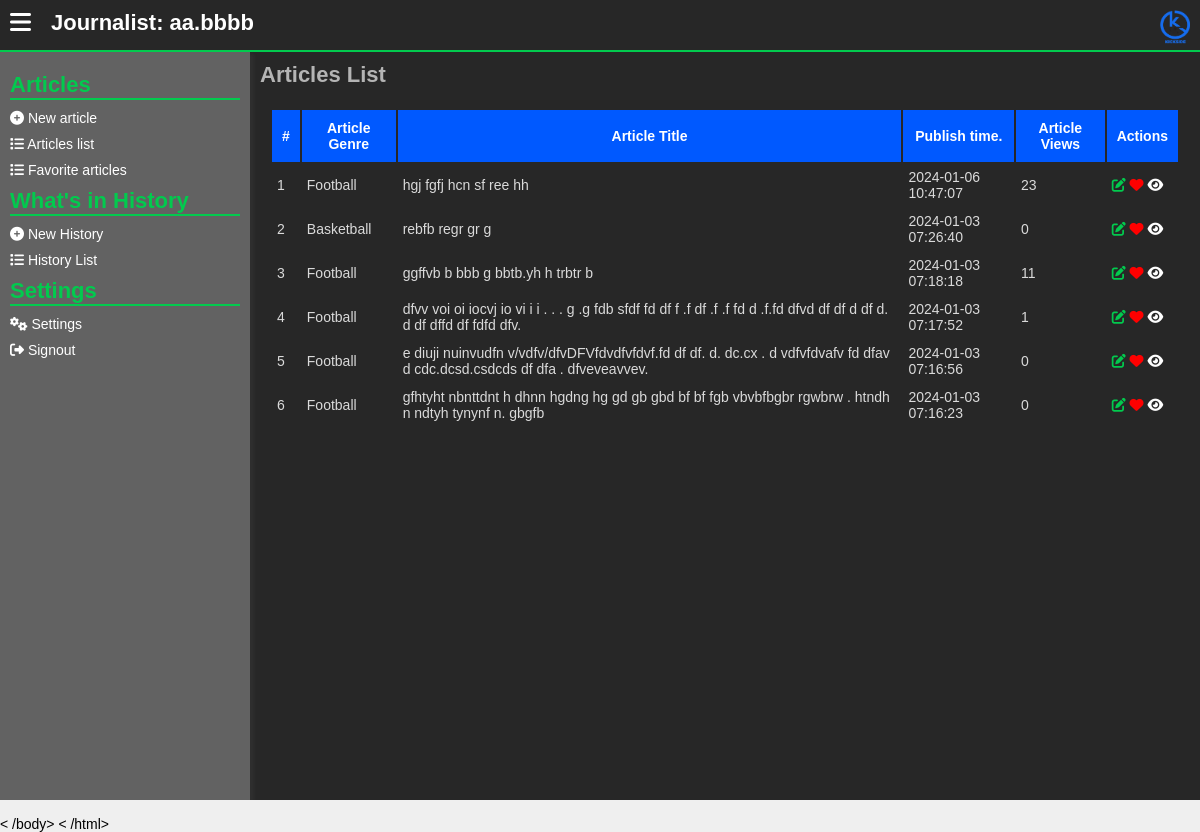
The app's page /journalists/articles-list.php (signed in) with its own data.
### tables this page shows
CREATE TABLE `journalists` (
  `id` int(11) NOT NULL,
  `first_name` varchar(255) NOT NULL,
  `last_name` varchar(255) NOT NULL,
  `user_name` varchar(255) NOT NULL,
  `email` varchar(255) NOT NULL,
  `phone_number` varchar(255) NOT NULL,
  `password` text NOT NULL,
  `display_name` varchar(255) NOT NULL,
  `status` varchar(255) NOT NULL DEFAULT 'Working'
);

CREATE TABLE `news_articles` (
  `article_id` int(11) NOT NULL,
  `article_title` text NOT NULL,
  `article_overview` text NOT NULL,
  `article_poster` text NOT NULL,
  `article_full_details` text NOT NULL,
  `article_author` int(11) NOT NULL,
  `article_genre` int(11) NOT NULL,
  `article_publish_time` text NOT NULL DEFAULT current_timestamp()
);

CREATE TABLE `genres` (
  `id` int(11) NOT NULL,
  `genre_name` varchar(255) NOT NULL,
  `genre_description` text NOT NULL,
  `genre_icon` varchar(255) NOT NULL
);

### assets/php/journalists/session_mgt.php (called while the page is built, shortened)
<?php
    if (!isset($_SESSION['acting_journalist_id'])) {
        header("location: ../admins/signin.php");
    }
    else {
        $acting_jou_id = $_SESSION['acting_journalist_id'];
        $check_jou_exists = mysqli_query($server,"SELECT * from journalists
            WHERE id = '$acting_jou_id'
        ");
        if (mysqli_num_rows($check_jou_exists) !==1) {
            header("location: ../admins/signin.php");
        }
        else {
            $get_the_journalist_info =  mysqli_fetch_array(mysqli_query($server,"SELECT * from journalists
                WHERE id = '$acting_jou_id'
            "));
            $acting_jou_username = $get_the_journalist_info['user_name'];
        }
    }
?>

### journalists/articles-list.php (the view, shortened to what this page needs)
<?php
include("../assets/php/global/server.php");
include("../assets/php/journalists/session_mgt.php");
?>
<!DOCTYPE html>
<html lang="en">
<head>
    <link rel="stylesheet" href="../assets/css/back-main.css">
    <link rel="stylesheet" href="https://cdnjs.cloudflare.com/ajax/libs/font-awesome/6.5.1/css/all.min.css" />
</head>
<body>
    <main>
        <section class="main-section">
            <?php
            include('../assets/php/journalists/header.php')
            ?>
            <div class="hero">
                <?php include("../assets/php/journalists/left-nav.php") ?>
                <div class="dashboard">
                    <div class="dashboard-cont">
                        <h1>
                            Articles List
                        </h1>
                        <div class="form-row">
                            <table>
                                <thead>
                                    <tr>
                                        <th>
                                            #
                                        </th>
                                        <th>
                                            Article Genre
                                        </th>
                                        <th>
                                            Article Title
                                        </th>
                                        <th>
                                            Publish time.
                                        </th>
                                        <th>
                                            Article Views
                                        </th>
                                        <th>
                                            Actions
                                        </th>
                                    </tr>
                                </thead>
                                <tbody>
                                    <?php
                                    $getArticles = mysqli_query($server, "SELECT * from
                                            news_articles,genres
                                            WHERE
                                            news_articles.article_genre = genres.id AND
                                            article_author = '$acting_jou_id'
                                            ORDER BY article_publish_time DESC
                                        ") or die(mysqli_error($conn));
                                    if (mysqli_num_rows($getArticles) < 1) {
                                    ?>
                                        <tr>
                                            <td colspan="20">
                                                No values found...
                                            </td>
                                        </tr>
                                        <?php
                                    } else {
                                        $count = 1;
                                        while ($rowArticles = mysqli_fetch_assoc($getArticles)) {
                                        ?>
                                            <tr>
                                                <td>
                                                    <?php echo $count++ ?>
                                                </td>
                                                <td>
                                                    <?php echo $rowArticles["genre_name"]; ?>
                                                </td>
                                                <td>
                                                    <?php echo $rowArticles["article_title"]; ?>
                                                </td>
                                                <td>
                                                    <?php echo $rowArticles["article_publish_time"]; ?>
                                                </td>
                                                <td>
                                                    <?php
                                                    $articleId = $rowArticles["article_id"];
                                                    $getViewsCount = mysqli_query($server, "SELECT * from news_articles_views
                                                                WHERE article = '$articleId'
                                                            ");
                                                    echo mysqli_num_rows($getViewsCount);
                                                    ?>
                                                </td>
                                                <td>
                                                    <a href="edit-article.php?a=<?php echo $articleId; ?>" class="edit">
                                                        <i class="fa fa-edit"></i>
                                                    </a>
                                                    <button class="markFav" value="<?php echo $articleId; ?>" title="Mark Article as favorite">
                                                        <i class="fa fa-heart" style="color: red;"></i>
                                                    </button>
                                                    <a href="../clients/read.php?a=<?php echo $rowArticles['article_id']; ?>" target="_blank" title="Watch the article live.">
                                                        <i class="fa fa-eye"></i>
                                                    </a>
                                                </td>
                                            </tr>
                                    <?php
                                        }
                                    }
                                    ?>
                                </tbody>
                            </table>
                        </div>
                    </div>
                </div>
            </div>
        </section>
    </main>
    < /body>
        < /html>

### assets/php/journalists/header.php
<header>
   <div class="menu">
      <button id="menu_toggleBTN">
         <i class="fa fa-bars"></i>
      </button>
   </div>
   <div class="username" onclick="location.reload()">
      Journalist:
      <?php echo $acting_jou_username; ?>
   </div>
   <div class="logo">
      <a href="./home.php">
         <img src="../assets/images/KickSide - Logo.png" alt="Kick Side Logo">
      </a>
   </div>
</header>

### assets/css/back-main.css (style rules this page uses)
* { font-size: 14px; margin: 0; padding: 0; text-decoration: none; }
body { font-family: "Gill Sans", "Gill Sans MT", Calibri, "Trebuchet MS", sans-serif; margin: 0; padding: 0; background: #d3d3d357; overflow: hidden; }
button { cursor: pointer; background: transparent; border: 0; }
main { width: 100%; height: 100%; }
section.main-section { height: 100vh; width: 100vw; top: 0; left: 0; position: absolute; background: rgb(39, 39, 39); overflow: hidden; }
section.main-section header { width: 100vw; display: flex; flex-direction: row; margin: 0; padding: 0; height: 50px; border-bottom: 2px solid #02ca4e; }
section.main-section header .menu { padding: 10px; }
section.main-section header .menu button { border: 0; background: transparent; }
section.main-section header .menu button i { font-size: 24px; color: #fff; }
section.main-section header .username { flex: 4; padding: 10px; color: #fff; font-size: 22px; font-weight: bold; user-select: none; cursor: pointer; }
section.main-section header .logo { text-align: right; flex: 2; padding: 10px; }
section.main-section header .logo img { width: 30px; }
section.main-section .hero { width: 100%; display: flex; flex-direction: row; flex-wrap: nowrap; }
section.main-section .dashboard { height: calc(100vh - 50px); overflow: auto; flex: 1; }
section.main-section .dashboard .dashboard-cont { padding: 10px; }
section.main-section .dashboard .dashboard-cont h1 { color: #b4b4b4; font-size: 22px; }
section.main-section .dashboard .form-row { margin-top: 10px; padding: 10px; border-radius: 10px; }
section.main-section .dashboard .form-row table { width: auto; }
section.main-section .dashboard .form-row table thead { background: #0059ff; color: #fff; }
section.main-section .dashboard .form-row table thead th { padding: 10px; }
section.main-section .dashboard .form-row table tbody td { color: #dadada; padding: 5px; }
section.main-section .dashboard .form-row table tbody td a { background: transparent; border: 0; outline: 0; color: #fff; }
section.main-section .dashboard .form-row table tbody td .edit i { color: #02ca4e; }

### records on screen
journalists: user_name "aa.bbbb"
news_articles: article_genre.genre_name "Football", article_title "hgj fgfj hcn sf ree hh", article_publish_time "2024-01-06 10:47:07", mysqli_num_rows($getViewsCount) "23", $articleId 20 (drawn)
news_articles: article_genre.genre_name "Basketball", article_title "rebfb regr gr g", article_publish_time "2024-01-03 07:26:40", mysqli_num_rows($getViewsCount) "0", $articleId 13 (drawn)
news_articles: article_genre.genre_name "Football", article_title "ggffvb b bbb g bbtb.yh h trbtr b", article_publish_time "2024-01-03 07:18:18", mysqli_num_rows($getViewsCount) "11"
news_articles: article_genre.genre_name "Football", article_title "dfvv voi oi iocvj io vi i i . . . g .g fdb sfdf fd df f .f df .f .f fd d .f.fd dfvd df df d df d. d df dffd df fdfd dfv.", article_publish_time "2024-01-03 07:17:52", mysqli_num_rows($getViewsCount) "1", $articleId 10 (drawn)
news_articles: article_genre.genre_name "Football", article_title "e diuji nuinvudfn v/vdfv/dfvDFVfdvdfvfdvf.fd df df. d. dc.cx . d vdfvfdvafv fd dfav d cdc.dcsd.csdcds df dfa . dfveveavvev.", article_publish_time "2024-01-03 07:16:56", mysqli_num_rows($getViewsCount) "0", $articleId 9 (drawn)
news_articles: article_genre.genre_name "Football", article_title "gfhtyht nbnttdnt h dhnn hgdng hg gd gb gbd bf bf fgb vbvbfbgbr rgwbrw . htndh n ndtyh tynynf n. gbgfb", article_publish_time "2024-01-03 07:16:23", mysqli_num_rows($getViewsCount) "0", $articleId 8 (drawn)
